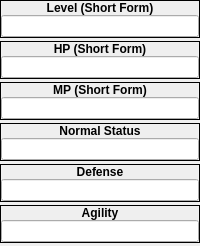
                    <widget class="QWidget" name="widget_25" native="true">
                     <layout class="QVBoxLayout" name="verticalLayout_72">
                      <property name="spacing">
                       <number>3</number>
                      </property>
                      <property name="margin">
                       <number>0</number>
                      </property>
                      <item>
                       <widget class="QFrame" name="gbStatsEquip_LevelShortForm">
                        <property name="sizePolicy">
                         <sizepolicy hsizetype="Preferred" vsizetype="Fixed">
                          <horstretch>0</horstretch>
                          <verstretch>0</verstretch>
                         </sizepolicy>
                        </property>
                        <property name="minimumSize">
                         <size>
                          <width>0</width>
                          <height>38</height>
                         </size>
                        </property>
                        <property name="maximumSize">
                         <size>
                          <width>16777215</width>
                          <height>38</height>
                         </size>
                        </property>
                        <property name="frameShape">
                         <enum>QFrame::Box</enum>
                        </property>
                        <layout class="QVBoxLayout" name="verticalLayout_54">
                         <property name="spacing">
                          <number>0</number>
                         </property>
                         <property name="margin">
                          <number>0</number>
                         </property>
                         <item>
                          <widget class="QLabel" name="label_55">
                           <property name="sizePolicy">
                            <sizepolicy hsizetype="Preferred" vsizetype="Fixed">
                             <horstretch>0</horstretch>
                             <verstretch>0</verstretch>
                            </sizepolicy>
                           </property>
                           <property name="font">
                            <font>
                             <weight>75</weight>
                             <bold>true</bold>
                            </font>
                           </property>
                           <property name="text">
                            <string>Level (Short Form)</string>
                           </property>
                           <property name="alignment">
                            <set>Qt::AlignCenter</set>
                           </property>
                          </widget>
                         </item>
                         <item>
                          <widget class="QLineEdit" name="leStatLevelShortForm">
                           <property name="maxLength">
                            <number>4</number>
                           </property>
                          </widget>
                         </item>
                        </layout>
                       </widget>
                      </item>
                      <item>
                       <widget class="QFrame" name="gbStatsEquip_HPShortForm">
                        <property name="sizePolicy">
                         <sizepolicy hsizetype="Preferred" vsizetype="Fixed">
                          <horstretch>0</horstretch>
                          <verstretch>0</verstretch>
                         </sizepolicy>
                        </property>
                        <property name="minimumSize">
                         <size>
                          <width>0</width>
                          <height>38</height>
                         </size>
                        </property>
                        <property name="maximumSize">
                         <size>
                          <width>16777215</width>
                          <height>38</height>
                         </size>
                        </property>
                        <property name="frameShape">
                         <enum>QFrame::Box</enum>
                        </property>
                        <layout class="QVBoxLayout" name="verticalLayout_56">
                         <property name="spacing">
                          <number>0</number>
                         </property>
                         <property name="margin">
                          <number>0</number>
                         </property>
                         <item>
                          <widget class="QLabel" name="label_57">
                           <property name="sizePolicy">
                            <sizepolicy hsizetype="Preferred" vsizetype="Fixed">
                             <horstretch>0</horstretch>
                             <verstretch>0</verstretch>
                            </sizepolicy>
                           </property>
                           <property name="font">
                            <font>
                             <weight>75</weight>
                             <bold>true</bold>
                            </font>
                           </property>
                           <property name="text">
                            <string>HP (Short Form)</string>
                           </property>
                           <property name="alignment">
                            <set>Qt::AlignCenter</set>
                           </property>
                          </widget>
                         </item>
                         <item>
                          <widget class="QLineEdit" name="leStatHPShortForm">
                           <property name="maxLength">
                            <number>4</number>
                           </property>
                          </widget>
                         </item>
                        </layout>
                       </widget>
                      </item>
                      <item>
                       <widget class="QFrame" name="gbStatsEquip_MPShortForm">
                        <property name="sizePolicy">
                         <sizepolicy hsizetype="Preferred" vsizetype="Fixed">
                          <horstretch>0</horstretch>
                          <verstretch>0</verstretch>
                         </sizepolicy>
                        </property>
                        <property name="minimumSize">
                         <size>
                          <width>0</width>
                          <height>38</height>
                         </size>
                        </property>
                        <property name="maximumSize">
                         <size>
                          <width>16777215</width>
                          <height>38</height>
                         </size>
                        </property>
                        <property name="frameShape">
                         <enum>QFrame::Box</enum>
                        </property>
                        <layout class="QVBoxLayout" name="verticalLayout_58">
                         <property name="spacing">
                          <number>0</number>
                         </property>
                         <property name="margin">
                          <number>0</number>
                         </property>
                         <item>
                          <widget class="QLabel" name="label_59">
                           <property name="sizePolicy">
                            <sizepolicy hsizetype="Preferred" vsizetype="Fixed">
                             <horstretch>0</horstretch>
                             <verstretch>0</verstretch>
                            </sizepolicy>
                           </property>
                           <property name="font">
                            <font>
                             <weight>75</weight>
                             <bold>true</bold>
                            </font>
                           </property>
                           <property name="text">
                            <string>MP (Short Form)</string>
                           </property>
                           <property name="alignment">
                            <set>Qt::AlignCenter</set>
                           </property>
                          </widget>
                         </item>
                         <item>
                          <widget class="QLineEdit" name="leStatMPShortForm">
                           <property name="maxLength">
                            <number>4</number>
                           </property>
                          </widget>
                         </item>
                        </layout>
                       </widget>
                      </item>
                      <item>
                       <widget class="QFrame" name="gbStatsEquip_NormalStatus">
                        <property name="sizePolicy">
                         <sizepolicy hsizetype="Preferred" vsizetype="Fixed">
                          <horstretch>0</horstretch>
                          <verstretch>0</verstretch>
                         </sizepolicy>
                        </property>
                        <property name="minimumSize">
                         <size>
                          <width>0</width>
                          <height>38</height>
                         </size>
                        </property>
                        <property name="maximumSize">
                         <size>
                          <width>16777215</width>
                          <height>38</height>
                         </size>
                        </property>
                        <property name="frameShape">
                         <enum>QFrame::Box</enum>
                        </property>
                        <layout class="QVBoxLayout" name="verticalLayout_59">
                         <property name="spacing">
                          <number>0</number>
                         </property>
                         <property name="margin">
                          <number>0</number>
                         </property>
                         <item>
                          <widget class="QLabel" name="label_60">
                           <property name="sizePolicy">
                            <sizepolicy hsizetype="Preferred" vsizetype="Fixed">
                             <horstretch>0</horstretch>
                             <verstretch>0</verstretch>
                            </sizepolicy>
                           </property>
                           <property name="font">
                            <font>
                             <weight>75</weight>
                             <bold>true</bold>
                            </font>
                           </property>
                           <property name="text">
                            <string>Normal Status</string>
                           </property>
                           <property name="alignment">
                            <set>Qt::AlignCenter</set>
                           </property>
                          </widget>
                         </item>
                         <item>
                          <widget class="QLineEdit" name="leStatNormalStatus">
                           <property name="maxLength">
                            <number>12</number>
                           </property>
                          </widget>
                         </item>
                        </layout>
                       </widget>
                      </item>
                      <item>
                       <widget class="QFrame" name="gbStatsEquip_Defense">
                        <property name="sizePolicy">
                         <sizepolicy hsizetype="Preferred" vsizetype="Fixed">
                          <horstretch>0</horstretch>
                          <verstretch>0</verstretch>
                         </sizepolicy>
                        </property>
                        <property name="minimumSize">
                         <size>
                          <width>0</width>
                          <height>38</height>
                         </size>
                        </property>
                        <property name="maximumSize">
                         <size>
                          <width>16777215</width>
                          <height>38</height>
                         </size>
                        </property>
                        <property name="frameShape">
                         <enum>QFrame::Box</enum>
                        </property>
                        <layout class="QVBoxLayout" name="verticalLayout_65">
                         <property name="spacing">
                          <number>0</number>
                         </property>
                         <property name="margin">
                          <number>0</number>
                         </property>
                         <item>
                          <widget class="QLabel" name="label_66">
                           <property name="sizePolicy">
                            <sizepolicy hsizetype="Preferred" vsizetype="Fixed">
                             <horstretch>0</horstretch>
                             <verstretch>0</verstretch>
                            </sizepolicy>
                           </property>
                           <property name="font">
                            <font>
                             <weight>75</weight>
                             <bold>true</bold>
                            </font>
                           </property>
                           <property name="text">
                            <string>Defense</string>
                           </property>
                           <property name="alignment">
                            <set>Qt::AlignCenter</set>
                           </property>
                          </widget>
                         </item>
                         <item>
                          <widget class="QLineEdit" name="leStatDefense">
                           <property name="maxLength">
                            <number>12</number>
                           </property>
                          </widget>
                         </item>
                        </layout>
                       </widget>
                      </item>
                      <item>
                       <widget class="QFrame" name="gbStatsEquip_Agility">
                        <property name="sizePolicy">
                         <sizepolicy hsizetype="Preferred" vsizetype="Fixed">
                          <horstretch>0</horstretch>
                          <verstretch>0</verstretch>
                         </sizepolicy>
                        </property>
                        <property name="minimumSize">
                         <size>
                          <width>0</width>
                          <height>38</height>
                         </size>
                        </property>
                        <property name="maximumSize">
                         <size>
                          <width>16777215</width>
                          <height>38</height>
                         </size>
                        </property>
                        <property name="frameShape">
                         <enum>QFrame::Box</enum>
                        </property>
                        <layout class="QVBoxLayout" name="verticalLayout_69">
                         <property name="spacing">
                          <number>0</number>
                         </property>
                         <property name="margin">
                          <number>0</number>
                         </property>
                         <item>
                          <widget class="QLabel" name="label_70">
                           <property name="sizePolicy">
                            <sizepolicy hsizetype="Preferred" vsizetype="Fixed">
                             <horstretch>0</horstretch>
                             <verstretch>0</verstretch>
                            </sizepolicy>
                           </property>
                           <property name="font">
                            <font>
                             <weight>75</weight>
                             <bold>true</bold>
                            </font>
                           </property>
                           <property name="text">
                            <string>Agility</string>
                           </property>
                           <property name="alignment">
                            <set>Qt::AlignCenter</set>
                           </property>
                          </widget>
                         </item>
                         <item>
                          <widget class="QLineEdit" name="leStatAgility">
                           <property name="maxLength">
                            <number>12</number>
                           </property>
                          </widget>
                         </item>
                        </layout>
                       </widget>
                      </item>
                      <item>
                       <widget class="QFrame" name="frame_27">
                        <property name="frameShape">
                         <enum>QFrame::Box</enum>
                        </property>
                        <property name="frameShadow">
                         <enum>QFrame::Plain</enum>
                        </property>
                       </widget>
                      </item>
                     </layout>
                    </widget>
